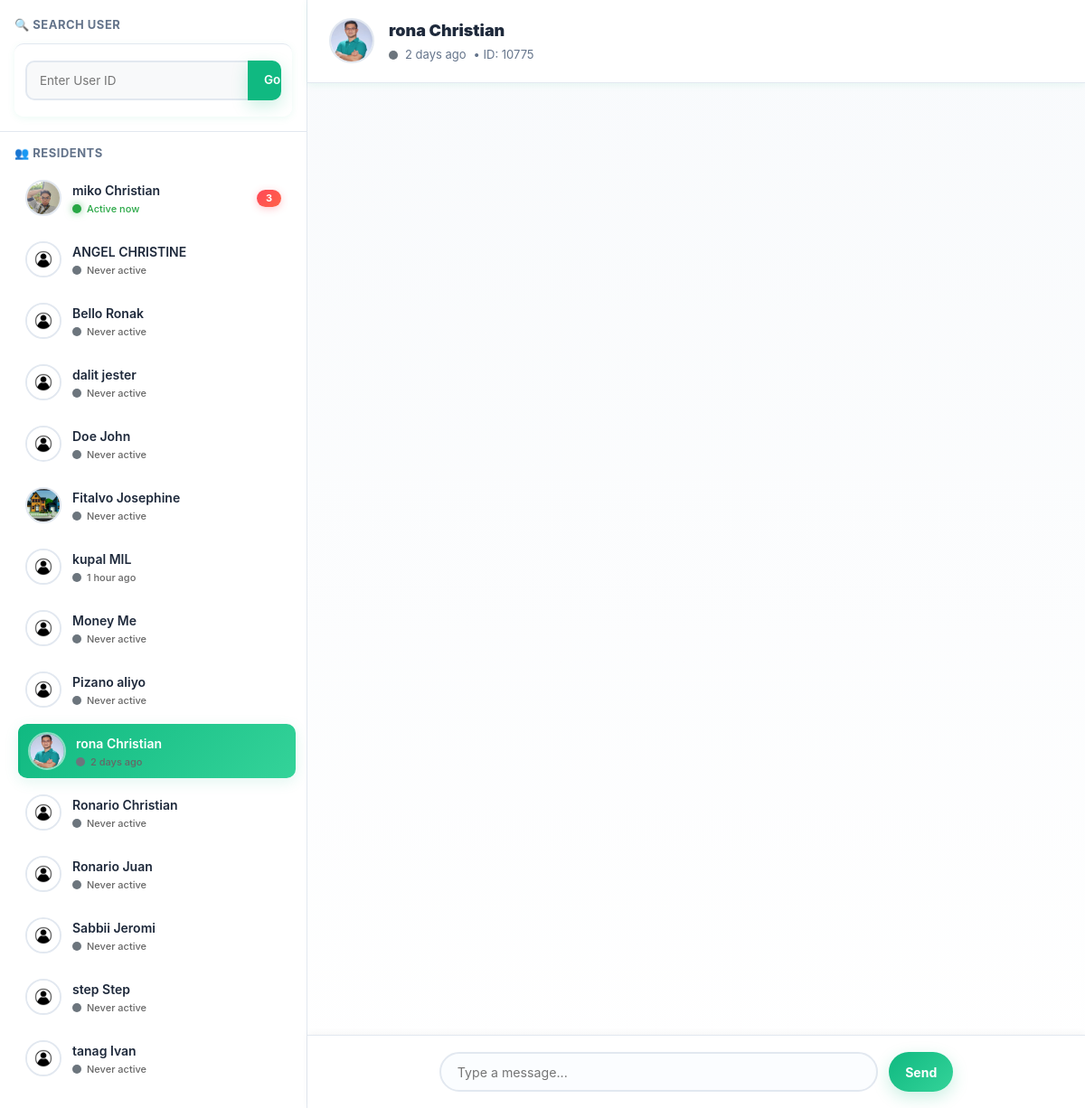
/admin_chats.php?userid=10775 (signed in), run on the app's committed database.
### tables this page shows
CREATE TABLE `useraccounts` (
  `account_id` int(11) NOT NULL,
  `userid` int(11) DEFAULT NULL,
  `email` varchar(150) NOT NULL,
  `password` varchar(255) DEFAULT NULL,
  `reset_token` varchar(255) DEFAULT NULL,
  `reset_expires` datetime DEFAULT NULL,
  `surname` varchar(100) DEFAULT NULL,
  `is_online` tinyint(1) DEFAULT 0 COMMENT 'User online status: 1=online, 0=offline',
  `last_active` datetime DEFAULT NULL COMMENT 'Last activity timestamp'
);

CREATE TABLE `residents` (
  `unique_id` int(5) NOT NULL,
  `surname` varchar(100) NOT NULL,
  `first_name` varchar(100) NOT NULL,
  `middle_name` varchar(100) DEFAULT NULL,
  `birthdate` date DEFAULT NULL,
  `age` int(11) NOT NULL,
  `sex` varchar(10) NOT NULL,
  `education` varchar(50) NOT NULL,
  `address` varchar(255) NOT NULL,
  `household_id` varchar(20) DEFAULT NULL,
  `relationship` varchar(50) DEFAULT NULL,
  `is_head` varchar(5) DEFAULT NULL,
  `place_of_birth` varchar(150) NOT NULL,
  `civil_status` varchar(20) NOT NULL,
  `citizenship` varchar(50) NOT NULL,
  `occupation_skills` text NOT NULL,
  `is_pwd` varchar(5) DEFAULT NULL,
  `can_request` tinyint(1) DEFAULT 1,
  `email` varchar(255) DEFAULT NULL,
  `pending_email` varchar(255) DEFAULT NULL,
  `verify_token` varchar(64) DEFAULT NULL,
  `is_verified` tinyint(1) DEFAULT 0,
  `profile_image` varchar(255) DEFAULT NULL,
  `skill_description` varchar(255) DEFAULT NULL,
  `can_submit_incidents` tinyint(1) DEFAULT 1 COMMENT 'Allow user to submit incident reports (1=allowed, 0=blocked)',
  `blocked_from_jobfinder` tinyint(1) DEFAULT 0,
  `jobfinder_active` tinyint(1) NOT NULL DEFAULT 1 COMMENT 'Jobfinder profile active status (0=deactivated, 1=active)',
  `jobfinder_verified` tinyint(1) DEFAULT 0
);

### admin_chats.php (the view, shortened to what this page needs)
<?php
include 'config.php';
$userid = isset($_GET['userid']) ? intval($_GET['userid']) : 0;
function timeAgo($datetime) {
    if (!$datetime) return 'Never active';
    $now = new DateTime();
    $ago = new DateTime($datetime);
    $diff = $now->diff($ago);
    if ($diff->d > 0) return $diff->d . ' day' . ($diff->d > 1 ? 's' : '') . ' ago';
    if ($diff->h > 0) return $diff->h . ' hour' . ($diff->h > 1 ? 's' : '') . ' ago';
    return 'Just now';
}
$resident = null;
if ($userid > 0) {
    $stmt = $conn->prepare("
        SELECT u.userid, r.surname, r.first_name, r.profile_image,
               COALESCE(u.is_online, 0) AS is_online, u.last_active
        FROM useraccounts u
        JOIN residents r ON u.userid = r.unique_id
        WHERE u.userid = ?
    ");
    $stmt->bind_param("i", $userid);
    $stmt->execute();
    $resident = $stmt->get_result()->fetch_assoc();
}
?>
<!DOCTYPE html>
<html lang="en">
<head>
  <link href="https://cdn.jsdelivr.net/npm/bootstrap@5.3.2/dist/css/bootstrap.min.css" rel="stylesheet">
<link rel="stylesheet" href="https://cdnjs.cloudflare.com/ajax/libs/font-awesome/6.4.0/css/all.min.css">
</head>
<body>
<div class="sidebar">
  <div class="sidebar-header">
    <h3>🔍 Search User</h3>
    <form method="GET" action="admin_chats.php" class="search-form" id="search-user-form">
      <input type="number" name="userid" placeholder="Enter User ID" required id="search-userid-input">
      <button type="submit">Go</button>
    </form>
  </div>
  <div class="sidebar-content">
    <h3>👥 Residents</h3>
    <?php
    $users = $conn->query("
      SELECT u.userid, CONCAT(r.surname,' ',r.first_name) AS fullname, r.profile_image,
      SUM(CASE WHEN c.is_read = 0 AND c.sender = 'user' THEN 1 ELSE 0 END) AS unread_count,
      COALESCE(u.is_online, 0) AS is_online, u.last_active
      FROM useraccounts u
      JOIN residents r ON u.userid = r.unique_id
      LEFT JOIN admin_chats c ON u.userid = c.userid
      GROUP BY u.userid, r.surname, r.first_name, r.profile_image, u.is_online, u.last_active
      ORDER BY u.is_online DESC, unread_count DESC, fullname ASC
    ");
    while ($u = $users->fetch_assoc()):
        $active = ($userid == $u['userid']) ? "active" : "";
        $unread = (int)$u['unread_count'];
        $img = !empty($u['profile_image']) ? $u['profile_image'] : 'default_avatar.png';
        $isOnline = (int)$u['is_online'];
        $statusText = $isOnline ? 'Active now' : timeAgo($u['last_active']);
        $statusClass = $isOnline ? 'online' : 'offline';
    ?>
      <a href="#" class="resident-item <?= $active ?>" data-userid="<?= $u['userid'] ?>">
        <div style="display:flex; align-items:center; gap:12px; flex:1; min-width:0;">
          <img src="<?= htmlspecialchars($img) ?>"
               alt="Profile"
               class="profile-img"
               style="width:40px; height:40px; flex-shrink:0;">
          <div style="flex:1; min-width:0;">
            <div style="font-weight:600; font-size:14px; white-space:nowrap; overflow:hidden; text-overflow:ellipsis;">
              <?= htmlspecialchars($u['fullname']) ?>
            </div>
            <div class="status-container" style="margin-top:2px;">
              <span class="status-indicator <?= $statusClass ?>"></span>
              <span class="status-text <?= $isOnline ? 'online' : '' ?>" style="font-size:11px;"><?= htmlspecialchars($statusText) ?></span>
            </div>
          </div>
        </div>
        <?php if ($unread > 0): ?>
          <span class="badge"><?= $unread ?></span>
        <?php endif; ?>
      </a>
    <?php endwhile; ?>
  </div>
</div>
<div class="chatroom">
<div class="chat-header">
  <?php if ($resident): ?>
    <?php
      $headerImg = !empty($resident['profile_image']) ? $resident['profile_image'] : 'default_avatar.png';
      $isOnline = (int)$resident['is_online'];
      $statusText = $isOnline ? 'Active now' : timeAgo($resident['last_active']);
      $statusClass = $isOnline ? 'online' : 'offline';
    ?>
    <div style="display:flex; align-items:center; gap:16px;">
      <img src="<?= htmlspecialchars($headerImg) ?>"
           alt="Profile"
           class="profile-img"
           style="width:50px; height:50px;">
      <div>
        <strong style="font-size:18px; color:var(--text-primary);"><?= htmlspecialchars($resident['surname'].' '.$resident['first_name']) ?></strong><br>
        <div style="display:flex; align-items:center; gap:8px; margin-top:4px;">
          <span class="status-indicator <?= $statusClass ?>"></span>
          <small class="status-text <?= $isOnline ? 'online' : '' ?>" style="font-size:13px;"><?= htmlspecialchars($statusText) ?></small>
          <small style="color:var(--text-secondary); font-size:13px;">• ID: <?= $resident['userid'] ?></small>
        </div>
      </div>
    </div>
  <?php else: ?>
    <div style="color:var(--text-secondary); font-size:15px; font-weight:500;">💬 Select a resident to start chat</div>
  <?php endif; ?>
</div>
  <div class="chat-box" id="chat-box">
  </div>
  <?php if ($userid): ?>
  <form method="POST" id="chat-form">
    <div class="input-inner">
      <input type="text" name="admin_message" id="admin_message" placeholder="Type a message..." required autocomplete="off">
      <button type="submit">Send</button>
    </div>
  </form>
  <?php endif; ?>
</div>
</body>
</html>

### data on the page
useraccounts: userid.profile_image (picture), userid.first_name "rona Christian", userid "10775"

### other printed values
$u['fullname'] "miko Christian"
$statusText "Active now"
$unread "3"
$u['fullname'] "ANGEL CHRISTINE"
$statusText "Never active"
$u['fullname'] "Bello Ronak"
$u['fullname'] "dalit jester"
$u['fullname'] "Doe John"
$u['fullname'] "Fitalvo Josephine"
$u['fullname'] "kupal MIL"
$statusText "1 hour ago"
$u['fullname'] "Money Me"
$u['fullname'] "Pizano aliyo"
$u['fullname'] "rona Christian"
$statusText "2 days ago"
